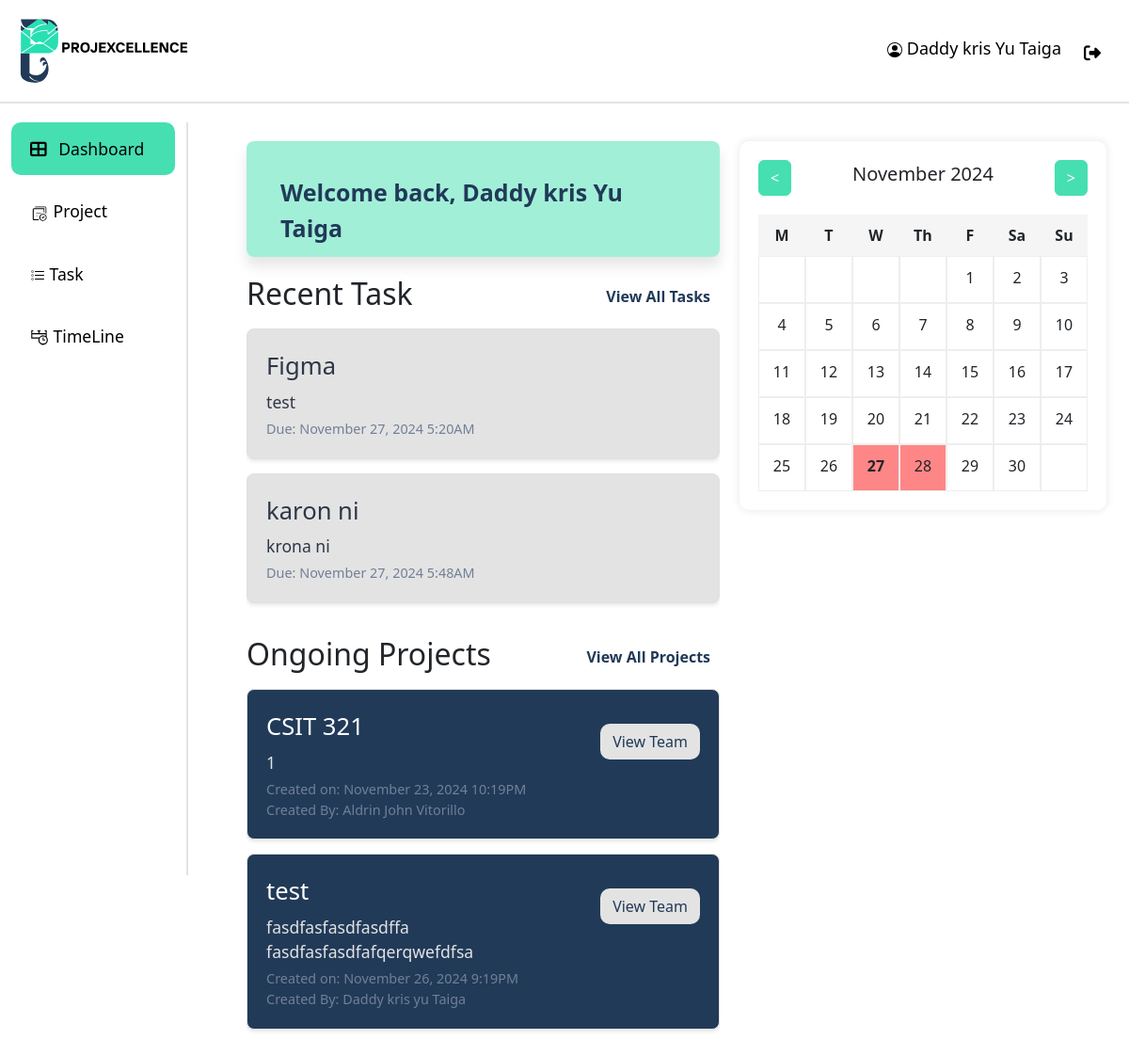
The page /dashboard/ (signed in) on the database its author committed.
### api/models.py (models this page shows, shortened)
class User(AbstractUser):
    ROLE_CHOICES = [
        ("ADMIN", "Admin"),
        ("PM", "projectmanger"),
        ("MEMBER", "member"),
    ]
    STATUS_CHOICES = [
        ("APPROVED", "Approved"),
        ("REJECTED", "Rejected"),
        ("PENDING", "Pending"),
    ]
    username = None  # Remove the username field entirely
    email = models.EmailField(_("email address"), unique=True)
    phone_regex = RegexValidator(
        regex=r"^\+?1?\d{9,15}$",
        message="Phone number must be entered in the format: '+999999999'. Up to 15 digits allowed.",
    )
    phone_number = models.CharField(validators=[phone_regex], max_length=17, blank=True)
    role = models.CharField(max_length=10, choices=ROLE_CHOICES, default="EMPLOYEE")
    date_of_hire = models.DateField(blank=True, null=True)
    profile_path = models.ImageField(null=True, blank=True,upload_to='profile/' )
    status = models.CharField(max_length=20, choices=STATUS_CHOICES, default="PENDING")
    groups = models.ManyToManyField(
        "auth.Group",
        verbose_name=_("groups"),
        blank=True,
        related_name="custom_user_set",
        related_query_name="custom_user",
    )
    user_permissions = models.ManyToManyField(
        "auth.Permission",
        verbose_name=_("user permissions"),
        blank=True,
        related_name="custom_user_set",
        related_query_name="custom_user",
    )
    objects = UserManager()
    USERNAME_FIELD = "email"
    REQUIRED_FIELDS = ["first_name", "last_name", "date_of_hire", "password"]

class Task(models.Model):
    STATUS_CHOICES = [
        ("On-going", "On-going"),
        ("Pending", "Pending"),
        ("Done", "Done"),
    ]
    project_id = models.ForeignKey(Project, on_delete=models.CASCADE)
    task_name = models.CharField(max_length=50)
    description = models.TextField()
    assigned_to = models.ForeignKey( User, on_delete=models.CASCADE, related_name="assigned_tasks" )
    created_by = models.ForeignKey(User, on_delete=models.CASCADE, related_name="created_tasks")
    status = models.CharField(max_length=10, choices=STATUS_CHOICES, default="Pending")
    due_date = models.DateTimeField(default=timezone.now)
    completed = models.BooleanField(default=False)
    isAccepted = models.BooleanField(default=False)
    date_started = models.DateTimeField(null=True, blank=True, default=None)
    created_at = models.DateTimeField(auto_now_add=True)
    updated_at = models.DateTimeField(auto_now=True)

class Project(models.Model):
    project_name = models.CharField(max_length=50)
    description = models.TextField()
    created_by = models.ForeignKey(User, on_delete=models.CASCADE)
    date_created = models.DateTimeField(auto_now_add=True)

### api/views.py (the view)
# urls.py: path("dashboard/", views.dashboard_view, name="dashboard"),
@login_required
def dashboard_view(request):
    projects = Project.objects.filter(models.Q(created_by=request.user) | models.Q(teammembership__user=request.user)).distinct()
    tasks = Task.objects.filter(assigned_to=request.user)
    paginator = Paginator(tasks, 2)
    page_number = request.GET.get('page')
    page_obj_task = paginator.get_page(page_number)
    paginator = Paginator(projects, 2)
    page_number = request.GET.get('page')
    page_obj_projects = paginator.get_page(page_number)
    tasks = Task.objects.filter(assigned_to=request.user).order_by("due_date")
    print(f"Number of tasks found: {tasks.count()}")  # Debug print
    current_date = datetime.now(local_timezone)
    year = int(request.GET.get('year', current_date.year))
    month = int(request.GET.get('month', current_date.month))
    current_day = current_date.day
    current_month = current_date.month
    cal = Calendar(firstweekday=0)
    calendar_data = []
    month_days = cal.monthdays2calendar(year, month)
    for week in month_days:
        processed_week = []
        for day, weekday in week:
            if day == 0:
                if len(processed_week) == 0:
                    processed_week.append((day, 'prev-month'))
                else:
                    processed_week.append((day, 'next-month'))
            else:
                processed_week.append((day, 'current-month'))
        calendar_data.append(processed_week)
    tasks_by_date = {}
    for task in tasks:
        if task.status != 'Done':
            date_key = (task.due_date + timedelta(days=1)).strftime('%Y-%m-%d') if task.due_date else 'No Due Date'
            if date_key not in tasks_by_date:
                tasks_by_date[date_key] = []
            tasks_by_date[date_key].append(task)
    for date_key, task_list in tasks_by_date.items():
        print(f"Date: {date_key}, Tasks: {[task.task_name for task in task_list]}")
    context = {
        "projects": page_obj_projects,
        "tasks":page_obj_task,
        'year': year,
        'month': month,
        'month_name': month_name[month],
        'current_day': current_day,
        'current_month': current_month,
        'calendar_data': calendar_data,
        'tasks_by_date': tasks_by_date,
    }
    return render(request, 'dashboard.html', context)

### api/templates/dashboard.html (shortened to what this page needs)
{% extends "base.html" %}
{% load static %}
{% block extra_css %}
{% load crispy_forms_tags %}
{% load custom_filters %}
{% endblock extra_css %}
{% block content %}
    <div class="page_Container">
        <div class="dashboard">
            <div class="Welcome-card">
                <p class="name">Welcome back,  {{ request.user.first_name|capfirst }} {{ request.user.last_name|capfirst }}</p>
            </div>
            <div class="task-lists">
                    <div class="rt-header">
                        <h2>Recent Task</h2>
                        <a class="view-txt" href="{% url 'task' 'Pending' %}">View All Tasks</a>
                    </div>
                <div id="tasks-list">
                    {% for task in tasks %}
                    <div class="task-item {% if task.completed %}completed{% endif %}">
                        <div class="d-flex align-items-center">
                            <div>
                                <div class="task-title">{{ task.task_name }}</div>
                                <div class="task-description">{{ task.description }}</div>
                                <div class="task-due-date">Due: {{ task.due_date|date:"F j, Y g:iA" }}</div>
                            </div>
                        </div>
                    </div>
                    {% empty %}
                        <div class="task-item">
                            <h4 class="text-center">You have no tasks to accomplish.<br/><small>Set up tasks to have a productive day ahead.</small></h4>
                        </div>
                    {% endfor %}
                </div>
            </div>
            <div class="project-lists">
                <div class="rt-header">
                    <th><h2>Ongoing Projects</h2></th>
                    <a class="view-txt  " href="{% url 'project' %}">View All Projects</a>
                </div>
                <div id="projects-list">
                    {% for project in projects %}
                    <div class="project-item">
                        <div class="project-actions ml-10">
                            <a href="{% url 'team_list' project.id %}" class="btn View-Members mt-3">View Team</a>
                        </div>
                        <div>
                            <div class="project-title">{{ project.project_name }}</div>
                            <div class="project-description">{{ project.description }}</div>
                            <div class="project-due-date">Created on: {{ project.date_created|date:"F j, Y g:iA" }}</div>
                            <div class="project-due-date">Created By: {{ project.created_by.first_name}} {{ project.created_by.last_name}}</div>
                        </div>
                    </div>
                     {% empty %}
                    <div class="project-item">
                        <h4 class="text-center">No projects found.<br/><small>Create a project to get started.</small></h4>
                    </div>
                    {% endfor %}
                </div>
            </div>
        </div>
        <div class="side-calendar">
            <div class="calendar">
                <div class="calendar-header">
                    <button class="btn btn-primary" id="prevMonth">&lt;</button>
                    <h2 style="font-size: 20px;">{{ month_name }} {{ year }} </h2>
                    <button class="btn btn-primary" id="nextMonth"> &gt;</button>
                </div>
                <div class="calendar-grid">
                    <div class="calendar-day-header">M</div>
                    <div class="calendar-day-header">T</div>
                    <div class="calendar-day-header">W</div>
                    <div class="calendar-day-header">Th</div>
                    <div class="calendar-day-header">F</div>
                    <div class="calendar-day-header">Sa</div>
                    <div class="calendar-day-header">Su</div>
                    {% for week in calendar_data %}
                        {% for day in week %}
                            {% with year_str=year|stringformat:"04d" month_str=month|stringformat:"02d" day_str=day.0|stringformat:"02d" %}
                                {% with date_key=year_str|add:"-"|add:month_str|add:"-"|add:day_str %}
                                    <div class="calendar-day
                                        {% if tasks_by_date|get_item:date_key %}have_Due{% endif %}
                                        {% if day.0 == current_day and month == current_month %}current-day{% endif %}
                                        {% if day.1 == 'prev-month' %}prev-month{% endif %}
                                    ">
                                        {%if day.0 != 0%}
                                            <div>{{ day.0 }}</div>
                                        {% endif %}
                                    </div>
                                {% endwith %}
                            {% endwith %}
                        {% endfor %}
                    {% endfor %}
                </div>
        </div>
    </div>
{% endblock  %}

### api/templates/base.html (shortened to what this page needs)
{% load static %}
<!DOCTYPE html>
<html lang="en">
  <head>
    <link
      href="https://cdn.jsdelivr.net/npm/bootstrap@5.3.0/dist/css/bootstrap.min.css"
      rel="stylesheet"
    />
    <link href="https://cdn.jsdelivr.net/npm/bootstrap-icons/font/bootstrap-icons.css" rel="stylesheet">
    <link
      href="https://cdnjs.cloudflare.com/ajax/libs/font-awesome/6.4.0/css/all.min.css"
      rel="stylesheet"
    />
    <link href="https://cdn.jsdelivr.net/npm/bootstrap@5.3.0/dist/css/bootstrap.min.css" rel="stylesheet">
  </head>
  <body>
    <header>
      <div class="header">
          <img src="{% static '/res/slogo.svg' %}" alt="logo" width="200px">
          <div class="profile" >
            <a class="nav-link {% if request.resolver_match.url_name == 'profile' %}active{% endif %}" href="{% url 'profile' %}">
              {{ request.user.first_name|capfirst }} {{ request.user.last_name|capfirst }}
            </a>
            <a class="nav-link" href="{% url 'logout' %}" onclick="event.preventDefault(); document.getElementById('logout-form').submit();" style="margin-top: 5px;">
              <i class="fas fa-sign-out-alt me-2"></i>
            </a>
          </div>
      </div>
    </header>
    <div class="container-fluid">
      <div class="row">
        <nav
          id="sidebarMenu"
          class="col-md-3 col-lg-2 d-md-block sidebar collapse"
        >
          <ul class="nav flex-column">
            <li class="nav-item">
              <a class="nav-link {% if request.resolver_match.url_name == 'dashboard' %}active{% endif %}" href="{% url 'dashboard' %}">
                <i class="fas fa-th-large me-2"></i> Dashboard
              </a>
            </li>
            <li class="nav-item">
              <a class="nav-link {% if request.resolver_match.url_name == 'project' %}active{% endif %}" href="{% url 'project' %}">
                <img src="{% static '/res/projectIcon.svg' %}" alt="logo" width="20px">  Project
              </a>
            </li>
            <li class="nav-item">
              <a class="nav-link {% if request.resolver_match.url_name == 'task' %}active{% endif %}" href="{% url 'task' 'Pending' %}">
                 Task
              </a>
            </li>
            <li class="nav-item">
              <a class="nav-link {% if request.resolver_match.url_name == 'timeline' %}active{% endif %}" href="{% url 'timeline' %}">
                <img src="{% static '/res/timelineIcon.svg' %}" alt="logo" width="20px">  TimeLine
              </a>
            </li>
          </ul>
        </nav>
        <main class="col-md-9 ms-sm-auto col-lg-10 px-md-4 main-content">
          {% block content %}{% endblock content %}
        </main>
      </div>
    </div>
  </body>
</html>

### rows shown on the page
User: user.first_name "Daddy kris", user.last_name "Yu Taiga"
Task: task_name "Figma", description "test", due_date "November 27, 2024 5:20AM"
Task: task_name "karon ni", description "krona ni", due_date "November 27, 2024 5:48AM"
Project: project_name "CSIT 321", description "1", date_created "November 23, 2024 10:19PM", created_by.first_name "Aldrin John", created_by.last_name "Vitorillo"
Project: project_name "test", description "fasdfasfasdfasdffa fasdfasfasdfafqerqwefdfsa", date_created "November 26, 2024 9:19PM", created_by.first_name "Daddy kris", created_by.last_name "yu Taiga"

### other values the page prints
{{ month_name }} "November"
{{ year }} "2024"
{{ day.0 }} "1" "2" "3" "4" "5" "6" "7" "8" "9" "10" "11" "12" "13" "14" "15" "16" "17" "18" "19" "20" "21" "22" "23" "24" "25" "26" "27" "28" "29" "30"
